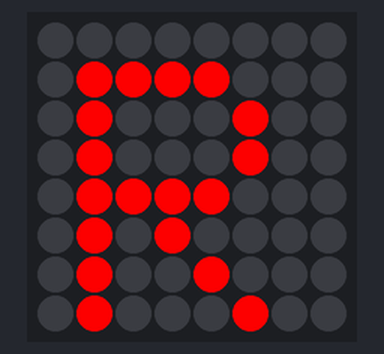
A program run on a simulated Raspberry Pi (BCM pin numbers) with a Sense HAT. Parts: the Sense HAT's 8×8 RGB LED matrix. At 0.0 s the program stops and its outputs stay as they are.

Above: at 0.1 s.

The program:

sense.py
```python
# (licence header left out)
from sense_hat import SenseHat
sense = SenseHat()
farbe_gelb = [255,255,0]
farbe_rot = [255,0,0]
#sense.show_message('hello', scroll_speed=0.05, text_colour=farbe_gelb, back_colour=farbe_rot)
sense.show_letter("R",text_colour=[255,0,0])
```
